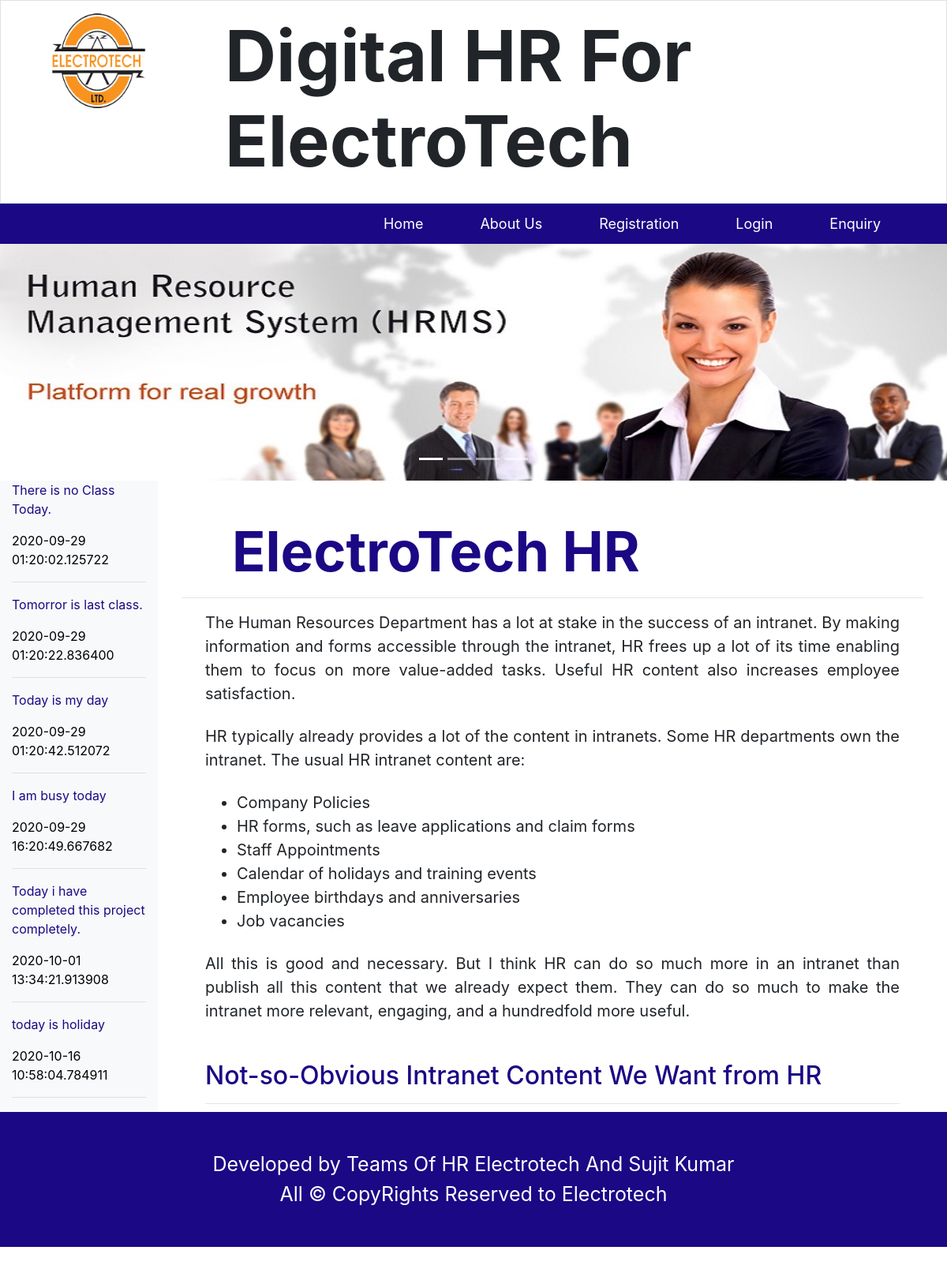
The page / on the database its author committed.
### adminzone/models.py (models this page shows)
class Notification(models.Model):
    notificationtext=models.TextField()
    notificationdate=models.CharField(max_length=30)

### genzone/views.py (the view)
# urls.py: url(r'^$',views.index,name='index'),
def index(request):
    nf=Notification.objects.all()
    return render(request,"index.html",{'nf':nf})

### genzone/templates/index.html (shortened to what this page needs)
{% extends "parent.html" %}
{% block body %}
    {% load static %}
    <div class="container-fluid mt-5 mb-5">
         <h1 class="mt-5 pl-3 ml-5" style="color:#1b0885; font-size: 70px; font-weight:bold;">ElectroTech HR</h1><hr/>
        <div class="container">
            <div class="container mt-3" style="font-size:20px; text-align:justify;">
                <p>The Human Resources Department has a lot at stake in the success of an intranet. By making information and forms accessible through the intranet, HR frees up a lot of its time enabling them to focus on more value-added tasks. Useful HR content also increases employee satisfaction.</p>
                <p class="mt-4">HR typically already provides a lot of the content in intranets. Some HR departments own the intranet. The usual HR intranet content are:</p>
                <p class="mt-4">
                  <ul>
                <li>Company Policies</li>
                <li>HR forms, such as leave applications and claim forms</li>
                <li>Staff Appointments</li>
                <li>Calendar of holidays and training events</li>
                <li>Employee birthdays and anniversaries</li>
                <li>Job vacancies</li>
            </ul>
                </p>
                <p class="mt-4">All this is good and necessary. But I think HR can do so much more in an intranet than publish all this content that we already expect them. They can do so much to make the intranet more relevant, engaging, and a hundredfold more useful.</p>
                <h2 class="mt-5" style="color:#1b0885;">Not-so-Obvious Intranet Content We Want from HR</h2><hr/>
        </div>
    </div>
{% endblock body %}

### genzone/templates/parent.html (shortened to what this page needs)
<!DOCTYPE html>
<html lang="en">
{% load static %}
<head>
  <link rel="stylesheet" href="https://maxcdn.bootstrapcdn.com/bootstrap/4.5.2/css/bootstrap.min.css">
</head>
<body>
	<div class="container-fluid p-0 m-0">
		<div class="container-fluid bg-white border d-flex p-3">
             <img class="ml-5" src="{% static 'images/logo.png' %}" width="150px" height="120px">
            <h2 id="title" style="font-size:90px; font-weight: bold; margin-left:100px;">Digital HR For ElectroTech</h2>
		</div>
		<div class="container-fluid p-0 m-0 ">
			<nav class="navbar navbar-expand-sm justify-content-end p-0 sticky-top" style="background: #1b0885;">
		<ul class="navbar-nav mr-4" style="font-size: 18px;">
			<li class="nav-item mr-5 p-1">
				<a href="{% url 'index' %}" class="nav-link text-white">Home</a>
			</li>
			<li class="nav-item mr-5 p-1">
				<a href="{% url 'about' %}" class="nav-link text-white">About Us</a>
			</li>
			<li class="nav-item mr-5 p-1">
				<a href="{% url 'registration' %}" class="nav-link text-white">Registration</a>
			</li>
			<li class="nav-item mr-5 p-1">
				<a href="{% url 'login' %}" class="nav-link text-white">Login</a>
			</li>
			<li class="nav-item mr-5 p-1">
				<a href="{% url 'enquiry' %}" class="nav-link text-white">Enquiry</a>
			</li>
		</ul>
	</nav>
		</div>
        <div class="container-fluid p-0 m-0">
            <div class="carousel slide" data-ride="carousel" id="demo">
		<ul class="carousel-indicators">
			<li data-target="#demo" data-slide-to="0" class="active"></li>
			<li data-target="#demo" data-slide-to="1"></li>
			<li data-target="#demo" data-slide-to="2"></li>
			<li data-target="#demo" data-slide-to="3"></li>
		</ul>
		<div class="carousel-inner">
			<div class="carousel-item active">
				<img src="{% static 'images/slider_1.jpg' %}" height="300px" width="100%">
			</div>
		</div>
		  <a class="carousel-control-prev" href="#demo" data-slide="prev">
          <span class="carousel-control-prev-icon"></span>
          </a>
          <a class="carousel-control-next" href="#demo" data-slide="next">
          <span class="carousel-control-next-icon"></span>
          </a>
	</div>
        </div>
		<div class="container-fluid">
    <div class="row">
      <div class="col-sm-2 bg-light" style="min-height:700px;">
           <marquee direction="up" height="100%" onmouseover="stop" onmouseout="start">
               {% for n in nf %}
               <p style="color: #1b0885;">{{n.notificationtext}}</p>
               <p style="color:black;">{{n.notificationdate}}</p>
               <hr/>
               {% endfor %}
                   </marquee>
      </div>
      <div class="col-sm-10" style="height:800px; overflow-x: hidden; overflow-y: scroll;">
          {% block body %}
               {% endblock body %}
      </div>
    </div>
    </div>
		</div>
	</div>
<div class="container-fluid text-white p-5 m-0" style="background: #1b0885; text-align:center; font-size: 25px;">
            Developed by Teams Of HR Electrotech And Sujit Kumar<br>
	All &copy; CopyRights Reserved to Electrotech
</div>
</body>
</html>

### rows shown on the page
Notification: notificationtext "There is no Class Today.", notificationdate "2020-09-29 01:20:02.125722"
Notification: notificationtext "Tomorror is last class.", notificationdate "2020-09-29 01:20:22.836400"
Notification: notificationtext "Today is my day", notificationdate "2020-09-29 01:20:42.512072"
Notification: notificationtext "I am busy today", notificationdate "2020-09-29 16:20:49.667682"
Notification: notificationtext "Today i have completed this project completely.", notificationdate "2020-10-01 13:34:21.913908"
Notification: notificationtext "today is holiday", notificationdate "2020-10-16 10:58:04.784911"
